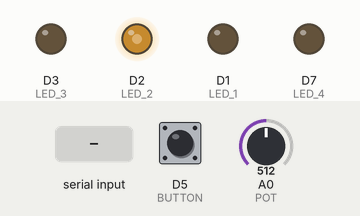
Bench run of a sketch on a simulated ESP8266 (NodeMCU). Shown: output pins drawn as LEDs (lit = HIGH). The inputs (shaded band) are chosen by the test bench; at power-on: A0 (POT) = 512, D5 (BUTTON) HIGH. What the sketch prints to the serial monitor is not drawn. At 8.1 s the program restarts the board; the recording ends there.

Above: at 1.2 s.
1.3 s: "90,45\n" received over Serial
At 1.7 s:
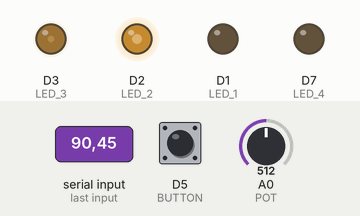
3.8 s: A0 (POT) set to 716
At 4.8 s:
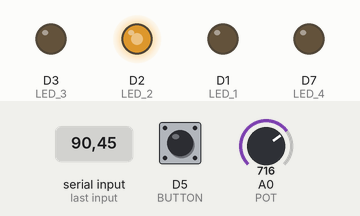
5.3 s: "30,150\n" received over Serial
At 6.0 s:
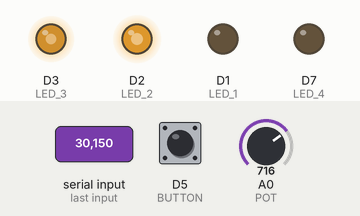
7.8 s: D5 (BUTTON) pulled LOW for 0.15 s
Timing chart, 0 to 8.1 s (numbered marks = the images above; inputs shaded):
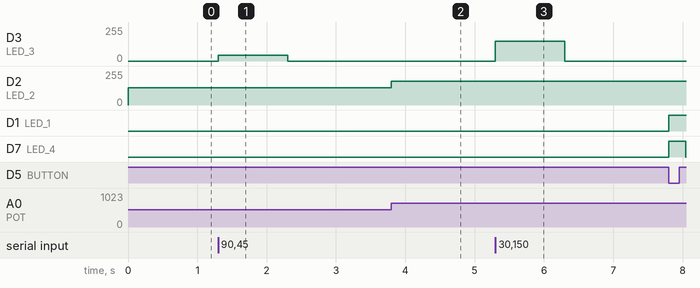

The sketch:

entrada_saida.ino
```cpp
#include "ESP.h"

#define LED_1   D1
#define LED_2   D2
#define LED_3   D3
#define LED_4   D7
#define BUTTON  D5
#define POT A0

#define TEMPO_LONGO 3000
#define TEMPO_CURTO 100


int buttonState = 0;
int potValue = 0;
int pwmValue = 0;
int previousValue = -1; // Valor anterior digitado
long tempoInicial;
long tempoFinal;

int tempo_inicial = -1;

void setup()
{
  // Declarações
  Serial.begin(9600);
  pinMode(LED_1, OUTPUT);
  digitalWrite(LED_1, LOW);
  pinMode(LED_2, OUTPUT);
  pinMode(LED_3, OUTPUT);
  pinMode(LED_4, OUTPUT);
  pinMode(BUTTON, INPUT_PULLUP);
  pinMode(POT, INPUT);
  ESP.wdtDisable();
  ESP.wdtEnable(2000);
  attachInterrupt(digitalPinToInterrupt(BUTTON), Ligaled, CHANGE);
}

void loop(){
  byte valor = digitalRead(BUTTON);
  potValue = analogRead(POT);
  pwmValue = map(potValue, 0, 1023, 0, 255);
  analogWrite(LED_2, pwmValue);

// verificando se há valores disponíveis na serial
  if (Serial.available() > 0) {
    // lendo valor enviado pela serial
    int val = Serial.parseInt();
    // verificando se o valor está dentro do intervalo válido (0-255)
    if (val >= 0 && val <= 255) {
      // enviando valor para o LED3
      analogWrite(LED_3, val);

    } else {
      // informando valor inválido
      Serial.println("Valor fora do intervalo permitido (0-255)");
    }
  }
}


ICACHE_RAM_ATTR void Ligaled() {

  if(tempo_inicial == -1  && buttonState == HIGH){
    tempo_inicial = millis();
  }

  int tempo_final = millis();

  if(digitalRead(BUTTON) == LOW) {
    digitalWrite(LED_1, HIGH);

    tempo_final = millis();

    if ((tempo_final - tempo_inicial) >= TEMPO_LONGO){
      Serial.println("Restartando");
      digitalWrite(LED_4, HIGH);
      delay(250);
      digitalWrite(LED_4, LOW);
      ESP.restart();
    }
  }else{
    tempo_inicial = -1;
    digitalWrite(LED_1, LOW);
  }
}
```

Measured:
- after the input at 1.3 s, D3 (LED_3): 0/255 → 45/255 at once, → 0/255 1.0 s later
- after the input at 3.8 s, D2 (LED_2): 128/255 → 178/255 at once
- after the input at 5.3 s, D3 (LED_3): 0/255 → 150/255 at once, → 0/255 1.0 s later
